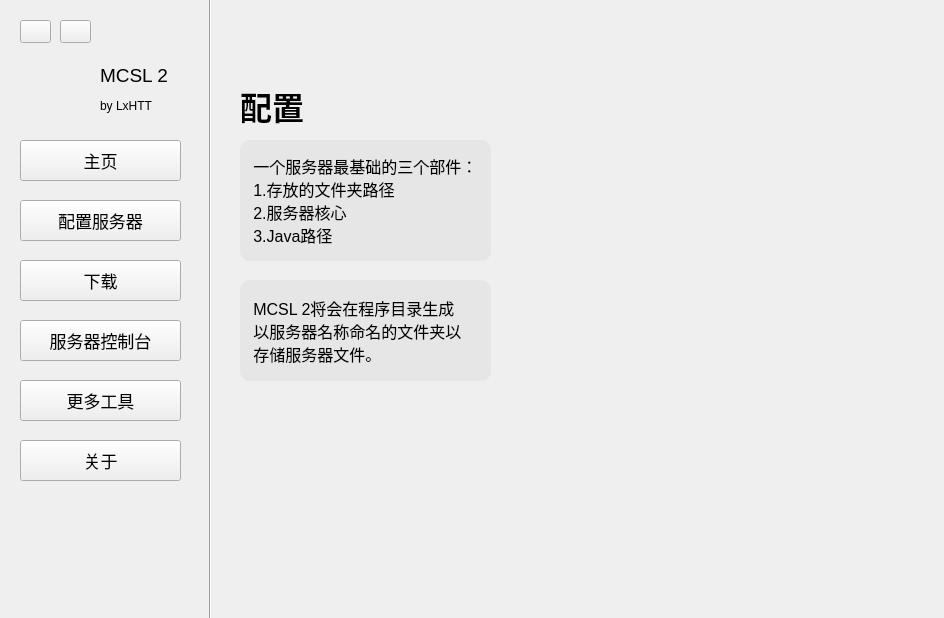
<?xml version="1.0" encoding="UTF-8"?>
<ui version="4.0">
 <class>MCSL2_MainWindow</class>
 <widget class="QMainWindow" name="MCSL2_MainWindow">
  <property name="geometry">
   <rect>
    <x>0</x>
    <y>0</y>
    <width>944</width>
    <height>618</height>
   </rect>
  </property>
  <property name="windowTitle">
   <string>MainWindow</string>
  </property>
  <widget class="QWidget" name="CentralWidget">
   <widget class="QWidget" name="OptionsWidget" native="true">
    <property name="geometry">
     <rect>
      <x>0</x>
      <y>0</y>
      <width>211</width>
      <height>581</height>
     </rect>
    </property>
    <widget class="QPushButton" name="Close_PushButton">
     <property name="geometry">
      <rect>
       <x>20</x>
       <y>20</y>
       <width>31</width>
       <height>23</height>
      </rect>
     </property>
     <property name="text">
      <string/>
     </property>
    </widget>
    <widget class="QPushButton" name="Minimize_PushButton">
     <property name="geometry">
      <rect>
       <x>60</x>
       <y>20</y>
       <width>31</width>
       <height>23</height>
      </rect>
     </property>
     <property name="text">
      <string/>
     </property>
    </widget>
    <widget class="QPushButton" name="Home_Page_PushButton">
     <property name="geometry">
      <rect>
       <x>20</x>
       <y>140</y>
       <width>161</width>
       <height>41</height>
      </rect>
     </property>
     <property name="font">
      <font>
       <family>Microsoft YaHei UI</family>
       <pointsize>13</pointsize>
      </font>
     </property>
     <property name="text">
      <string>主页</string>
     </property>
    </widget>
    <widget class="QPushButton" name="Config_Page_PushButton">
     <property name="geometry">
      <rect>
       <x>20</x>
       <y>200</y>
       <width>161</width>
       <height>41</height>
      </rect>
     </property>
     <property name="font">
      <font>
       <family>Microsoft YaHei UI</family>
       <pointsize>13</pointsize>
      </font>
     </property>
     <property name="text">
      <string>配置服务器</string>
     </property>
    </widget>
    <widget class="QLabel" name="MCSL2_Label">
     <property name="geometry">
      <rect>
       <x>100</x>
       <y>60</y>
       <width>111</width>
       <height>31</height>
      </rect>
     </property>
     <property name="font">
      <font>
       <family>Microsoft YaHei UI</family>
       <pointsize>14</pointsize>
      </font>
     </property>
     <property name="text">
      <string>MCSL 2</string>
     </property>
    </widget>
    <widget class="QLabel" name="Author_Label">
     <property name="geometry">
      <rect>
       <x>100</x>
       <y>90</y>
       <width>111</width>
       <height>31</height>
      </rect>
     </property>
     <property name="font">
      <font>
       <family>Microsoft YaHei UI</family>
       <pointsize>9</pointsize>
      </font>
     </property>
     <property name="text">
      <string>by LxHTT</string>
     </property>
    </widget>
    <widget class="QLabel" name="MCSL2_Icon_Label">
     <property name="geometry">
      <rect>
       <x>20</x>
       <y>50</y>
       <width>71</width>
       <height>71</height>
      </rect>
     </property>
     <property name="text">
      <string/>
     </property>
     <property name="pixmap">
      <pixmap resource="MCSL2_Icon.qrc">:/MCSL2_Icon/MCSL2_Icon.png</pixmap>
     </property>
     <property name="scaledContents">
      <bool>true</bool>
     </property>
    </widget>
    <widget class="QPushButton" name="Download_Page_PushButton">
     <property name="geometry">
      <rect>
       <x>20</x>
       <y>260</y>
       <width>161</width>
       <height>41</height>
      </rect>
     </property>
     <property name="font">
      <font>
       <family>Microsoft YaHei UI</family>
       <pointsize>13</pointsize>
      </font>
     </property>
     <property name="text">
      <string>下载</string>
     </property>
    </widget>
    <widget class="QPushButton" name="Server_Console_Page_PushButton">
     <property name="geometry">
      <rect>
       <x>20</x>
       <y>320</y>
       <width>161</width>
       <height>41</height>
      </rect>
     </property>
     <property name="font">
      <font>
       <family>Microsoft YaHei UI</family>
       <pointsize>13</pointsize>
      </font>
     </property>
     <property name="text">
      <string>服务器控制台</string>
     </property>
    </widget>
    <widget class="QPushButton" name="Tools_Page_PushButton">
     <property name="geometry">
      <rect>
       <x>20</x>
       <y>380</y>
       <width>161</width>
       <height>41</height>
      </rect>
     </property>
     <property name="font">
      <font>
       <family>Microsoft YaHei UI</family>
       <pointsize>13</pointsize>
      </font>
     </property>
     <property name="text">
      <string>更多工具</string>
     </property>
    </widget>
    <widget class="QPushButton" name="About_Page_PushButton">
     <property name="geometry">
      <rect>
       <x>20</x>
       <y>440</y>
       <width>161</width>
       <height>41</height>
      </rect>
     </property>
     <property name="font">
      <font>
       <family>Microsoft YaHei UI</family>
       <pointsize>13</pointsize>
      </font>
     </property>
     <property name="text">
      <string>关于</string>
     </property>
    </widget>
   </widget>
   <widget class="QStackedWidget" name="FunctionsStackedWidget">
    <property name="geometry">
     <rect>
      <x>210</x>
      <y>0</y>
      <width>731</width>
      <height>601</height>
     </rect>
    </property>
    <property name="currentIndex">
     <number>1</number>
    </property>
    <widget class="QWidget" name="HomePage">
     <widget class="QPushButton" name="Config_PushButton">
      <property name="geometry">
       <rect>
        <x>600</x>
        <y>420</y>
        <width>111</width>
        <height>51</height>
       </rect>
      </property>
      <property name="font">
       <font>
        <family>Microsoft YaHei UI</family>
        <pointsize>14</pointsize>
       </font>
      </property>
      <property name="cursor">
       <cursorShape>PointingHandCursor</cursorShape>
      </property>
      <property name="styleSheet">
       <string notr="true">QPushButton
{
	border: 2px solid rgb(223, 223, 223);
	background-color: rgb(230, 230, 230);
	border-radius: 7px;
}
QPushButton:pressed
{
	border: 2px solid rgb(230, 230, 230);
	background-color: rgb(223, 223, 223);
	border-radius: 7px;
}</string>
      </property>
      <property name="text">
       <string>配置</string>
      </property>
     </widget>
     <widget class="QPushButton" name="Choose_Server_PushButton">
      <property name="geometry">
       <rect>
        <x>480</x>
        <y>420</y>
        <width>111</width>
        <height>51</height>
       </rect>
      </property>
      <property name="font">
       <font>
        <family>Microsoft YaHei UI</family>
        <pointsize>14</pointsize>
       </font>
      </property>
      <property name="cursor">
       <cursorShape>PointingHandCursor</cursorShape>
      </property>
      <property name="styleSheet">
       <string notr="true">QPushButton
{
	border: 2px solid rgb(223, 223, 223);
	background-color: rgb(230, 230, 230);
	border-radius: 7px;
}
QPushButton:pressed
{
	border: 2px solid rgb(230, 230, 230);
	background-color: rgb(223, 223, 223);
	border-radius: 7px;
}</string>
      </property>
      <property name="text">
       <string>选择</string>
      </property>
     </widget>
     <widget class="QLabel" name="Home_Label">
      <property name="geometry">
       <rect>
        <x>30</x>
        <y>80</y>
        <width>71</width>
        <height>51</height>
       </rect>
      </property>
      <property name="font">
       <font>
        <family>Microsoft YaHei UI</family>
        <pointsize>24</pointsize>
        <weight>75</weight>
        <bold>true</bold>
       </font>
      </property>
      <property name="text">
       <string>主页</string>
      </property>
     </widget>
     <widget class="QPushButton" name="Start_PushButton">
      <property name="geometry">
       <rect>
        <x>480</x>
        <y>490</y>
        <width>231</width>
        <height>61</height>
       </rect>
      </property>
      <property name="font">
       <font>
        <family>Microsoft YaHei UI</family>
        <pointsize>16</pointsize>
       </font>
      </property>
      <property name="cursor">
       <cursorShape>PointingHandCursor</cursorShape>
      </property>
      <property name="styleSheet">
       <string notr="true">QPushButton
{
	background-color: rgb(0, 120, 212);
	border-radius: 10px;
	color: rgb(255, 255, 255);
}
QPushButton:pressed
{
    background-color: rgb(0, 107, 212);
	border-radius: 10px;
    color: rgb(255, 255, 255);
}</string>
      </property>
      <property name="text">
       <string>启动服务器</string>
      </property>
      <property name="flat">
       <bool>false</bool>
      </property>
     </widget>
     <widget class="QLabel" name="Selected_Server_Label">
      <property name="geometry">
       <rect>
        <x>490</x>
        <y>560</y>
        <width>221</width>
        <height>21</height>
       </rect>
      </property>
      <property name="font">
       <font>
        <family>Microsoft YaHei UI</family>
        <pointsize>9</pointsize>
       </font>
      </property>
      <property name="text">
       <string>未选择服务器！</string>
      </property>
     </widget>
     <widget class="QLabel" name="Notice_Label">
      <property name="geometry">
       <rect>
        <x>30</x>
        <y>140</y>
        <width>321</width>
        <height>141</height>
       </rect>
      </property>
      <property name="font">
       <font>
        <family>Microsoft YaHei UI</family>
        <pointsize>12</pointsize>
       </font>
      </property>
      <property name="autoFillBackground">
       <bool>false</bool>
      </property>
      <property name="styleSheet">
       <string notr="true">QLabel
{
	background-color: rgb(230, 230, 230);
	border-radius: 10px
}</string>
      </property>
      <property name="text">
       <string>   正在获取公告...</string>
      </property>
     </widget>
     <widget class="QLabel" name="HomeTip1_Label">
      <property name="geometry">
       <rect>
        <x>30</x>
        <y>300</y>
        <width>321</width>
        <height>181</height>
       </rect>
      </property>
      <property name="font">
       <font>
        <family>Microsoft YaHei UI</family>
        <pointsize>12</pointsize>
       </font>
      </property>
      <property name="autoFillBackground">
       <bool>false</bool>
      </property>
      <property name="styleSheet">
       <string notr="true">QLabel
{
	background-color: rgb(230, 230, 230);
	border-radius: 10px
}</string>
      </property>
      <property name="text">
       <string>   如何搭建一个Java版 Minecraft服务器？
   1.准备好Java、核心、电脑
   （提示：可使用本程序下载）
   2.配置参数（本程序“配置服务器”页）
   3. 开启服务器。
   将服务器IP告诉玩家。</string>
      </property>
     </widget>
    </widget>
    <widget class="QWidget" name="ConfigPage">
     <widget class="QLabel" name="Config_Label">
      <property name="geometry">
       <rect>
        <x>30</x>
        <y>80</y>
        <width>71</width>
        <height>51</height>
       </rect>
      </property>
      <property name="font">
       <font>
        <family>Microsoft YaHei UI</family>
        <pointsize>24</pointsize>
        <weight>75</weight>
        <bold>true</bold>
       </font>
      </property>
      <property name="text">
       <string>配置</string>
      </property>
     </widget>
     <widget class="QLabel" name="ConfigTip1_Label">
      <property name="geometry">
       <rect>
        <x>30</x>
        <y>140</y>
        <width>251</width>
        <height>121</height>
       </rect>
      </property>
      <property name="font">
       <font>
        <family>Microsoft YaHei UI</family>
        <pointsize>12</pointsize>
       </font>
      </property>
      <property name="autoFillBackground">
       <bool>false</bool>
      </property>
      <property name="styleSheet">
       <string notr="true">QLabel
{
	background-color: rgb(230, 230, 230);
	border-radius: 10px
}</string>
      </property>
      <property name="text">
       <string>   一个服务器最基础的三个部件：
   1.存放的文件夹路径
   2.服务器核心
   3.Java路径</string>
      </property>
     </widget>
     <widget class="QLabel" name="ConfigTip2_Label">
      <property name="geometry">
       <rect>
        <x>30</x>
        <y>280</y>
        <width>251</width>
        <height>101</height>
       </rect>
      </property>
      <property name="font">
       <font>
        <family>Microsoft YaHei UI</family>
        <pointsize>12</pointsize>
       </font>
      </property>
      <property name="autoFillBackground">
       <bool>false</bool>
      </property>
      <property name="styleSheet">
       <string notr="true">QLabel
{
	background-color: rgb(230, 230, 230);
	border-radius: 10px
}</string>
      </property>
      <property name="text">
       <string>   MCSL 2将会在程序目录生成
   以服务器名称命名的文件夹以
   存储服务器文件。</string>
      </property>
     </widget>
    </widget>
    <widget class="QWidget" name="DownloadPage"/>
    <widget class="QWidget" name="ConsolePage"/>
    <widget class="QWidget" name="ToolsPage"/>
    <widget class="QWidget" name="AboutPage"/>
   </widget>
   <widget class="Line" name="Line">
    <property name="geometry">
     <rect>
      <x>180</x>
      <y>-30</y>
      <width>61</width>
      <height>681</height>
     </rect>
    </property>
    <property name="orientation">
     <enum>Qt::Vertical</enum>
    </property>
   </widget>
  </widget>
 </widget>
 <resources>
  <include location="MCSL2_Icon.qrc"/>
 </resources>
 <connections/>
</ui>
